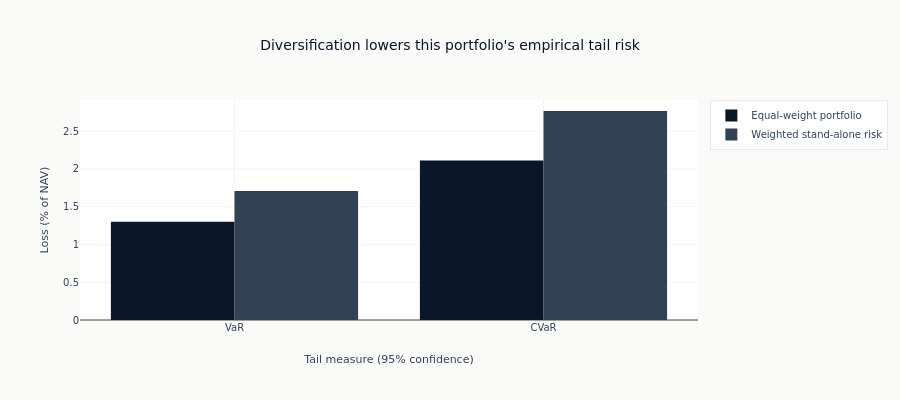

The cell this chart's notebook holds for it:
### Code cell
fig = go.Figure()
fig.add_trace(
    go.Bar(
        x=portfolio_summary["metric"],
        y=portfolio_summary["portfolio_pct"],
        name="Equal-weight portfolio",
        marker_color=COLORS["blue"],
    )
)
fig.add_trace(
    go.Bar(
        x=portfolio_summary["metric"],
        y=portfolio_summary["weighted_standalone_pct"],
        name="Weighted stand-alone risk",
        marker_color=COLORS["neutral"],
    )
)
fig.update_layout(
    title="Diversification lowers this portfolio's empirical tail risk",
    xaxis_title="Tail measure (95% confidence)",
    yaxis_title="Loss (% of NAV)",
    barmode="group",
    height=400,
)
fig.show()

### Figure 1 — Plotly figure (JSON) as saved in the notebook; plotly's stock layout.template omitted (floating-point values rounded to 4 significant figures)
{"data": [{"marker": {"color": "#0a1628"}, "name": "Equal-weight portfolio", "type": "bar", "x": ["VaR", "CVaR"], "y": [1.301, 2.111]}, {"marker": {"color": "#334155"}, "name": "Weighted stand-alone risk", "type": "bar", "x": ["VaR", "CVaR"], "y": [1.709, 2.768]}], "layout": {"barmode": "group", "height": 400, "title": {"text": "Diversification lowers this portfolio's empirical tail risk"}, "xaxis": {"title": {"text": "Tail measure (95% confidence)"}}, "yaxis": {"title": {"text": "Loss (% of NAV)"}}}}
